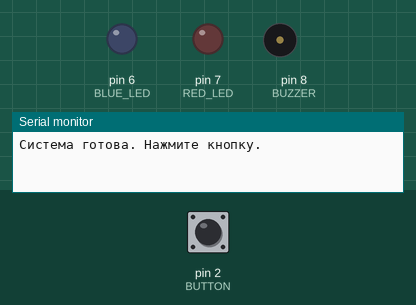
Simulated run of this sketch. Board: Arduino Uno, built with avr-gcc and run on an emulated ATmega328P. On the bench: output pins drawn as LEDs (lit = HIGH), buzzer (waves = sounding), the last lines printed to the serial monitor. Dashed ring = blinking. The inputs (shaded band) are chosen by the test bench; at power-on: pin 2 (BUTTON) HIGH.

Above: at 1.2 s.
1.3 s: pin 2 (BUTTON) pulled LOW for 0.15 s
At 1.89 s:
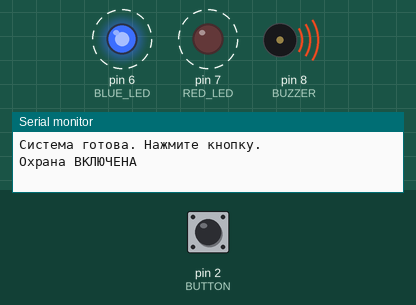
4.3 s: pin 2 (BUTTON) pulled LOW for 1 s
At 5.6 s:
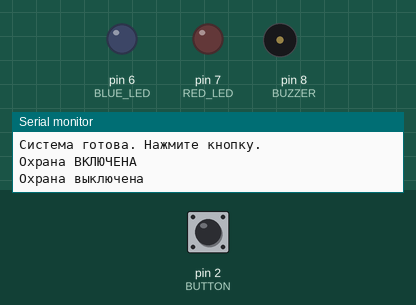
6.8 s: pin 2 (BUTTON) pulled LOW for 3.2 s
At 7.02 s:
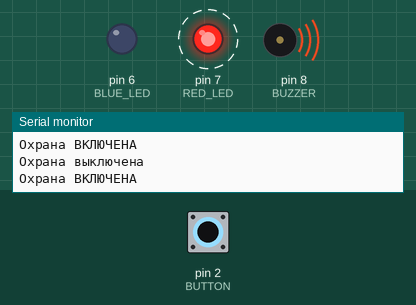
Timing chart, 0 to 17.5 s (numbered marks = the images above; inputs shaded):
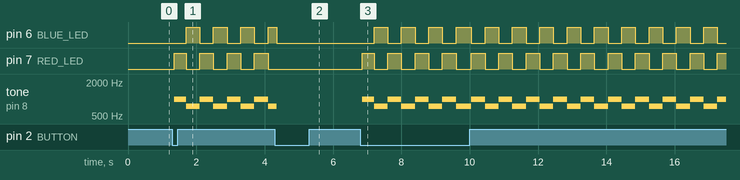

Measured:
- after the input at 1.3 s, pin 6 (BLUE_LED): alternates HIGH for 0.40 s and LOW for 0.40 s, starting after 0.40 s; pin 7 (RED_LED): alternates HIGH for 0.40 s and LOW for 0.40 s, starting after 0.05 s; tone on pin 8 (BUZZER): alternates 1000 Hz for 0.40 s and 750 Hz for 0.40 s, starting after 0.05 s
- after the input at 4.3 s, pin 7 (RED_LED): stops changing and stays LOW
- after the input at 6.8 s, pin 6 (BLUE_LED): alternates HIGH for 0.40 s and LOW for 0.40 s, starting after 0.40 s; pin 7 (RED_LED): alternates HIGH for 0.40 s and LOW for 0.40 s, starting after 0.05 s; tone on pin 8 (BUZZER): alternates 1000 Hz for 0.40 s and 750 Hz for 0.40 s, starting after 0.05 s

The sketch:

Urok8_3_Knopka_Ohrana.ino
```cpp
/*
  Урок 8. Задание 3 — кнопка режима «Охрана»

  Нажали кнопку  → режим «Охрана» включён, работает сирена.
  Нажали ещё раз → режим выключен, тишина.

  Главное: в сирене больше НЕТ delay()! Вместо того чтобы
  «спать», Arduino постоянно смотрит на часы millis() и
  поэтому успевает проверять кнопку тысячи раз в секунду.

  Подключение (добавилась кнопка):
    кнопка: одна ножка → пин 2, другая → GND.
    Резистор для кнопки не нужен — включим встроенный
    подтягивающий резистор командой INPUT_PULLUP.
*/

const int RED_LED  = 7;    // красный светодиод
const int BLUE_LED = 6;    // синий светодиод
const int BUZZER   = 8;    // пищалка
const int BUTTON   = 2;    // кнопка

const int HIGH_TONE  = 1000;   // высокий тон, Гц
const int LOW_TONE   = 750;    // низкий тон, Гц
const int PHASE_TIME = 400;    // длительность фазы сирены, мс

bool guardOn = false;           // режим «Охрана»: true — включён
bool redPhase = false;          // фаза сирены: true — красная
unsigned long lastSwitch = 0;   // когда последний раз меняли фазу
int lastButton = HIGH;          // состояние кнопки в прошлый раз

void setup() {
  pinMode(RED_LED, OUTPUT);
  pinMode(BLUE_LED, OUTPUT);
  pinMode(BUZZER, OUTPUT);
  pinMode(BUTTON, INPUT_PULLUP);   // отпущена = HIGH, нажата = LOW

  Serial.begin(9600);
  Serial.println("Система готова. Нажмите кнопку.");
}

void loop() {
  unsigned long now = millis();   // мс с момента включения

  // ===== 1. КНОПКА =====
  int button = digitalRead(BUTTON);
  if (button != lastButton) {       // кнопку нажали или отпустили
    delay(50);                      // пережидаем дребезг контактов
    if (button == LOW) {            // это было НАЖАТИЕ
      guardOn = !guardOn;           // переключаем: вкл ↔ выкл
      if (guardOn) {
        Serial.println("Охрана ВКЛЮЧЕНА");
      } else {
        Serial.println("Охрана выключена");
        digitalWrite(RED_LED, LOW);   // гасим свет
        digitalWrite(BLUE_LED, LOW);
        noTone(BUZZER);               // и выключаем звук
      }
    }
    lastButton = button;            // запоминаем состояние
  }

  // ===== 2. СИРЕНА (только в режиме «Охрана») =====
  if (guardOn && now - lastSwitch >= PHASE_TIME) {  // пора?
    lastSwitch = now;               // запоминаем время смены
    redPhase = !redPhase;           // красная ↔ синяя
    if (redPhase) {
      digitalWrite(RED_LED, HIGH);  // красный + высокий тон
      digitalWrite(BLUE_LED, LOW);
      tone(BUZZER, HIGH_TONE);
    } else {
      digitalWrite(RED_LED, LOW);   // синий + низкий тон
      digitalWrite(BLUE_LED, HIGH);
      tone(BUZZER, LOW_TONE);
    }
  }
}
```
